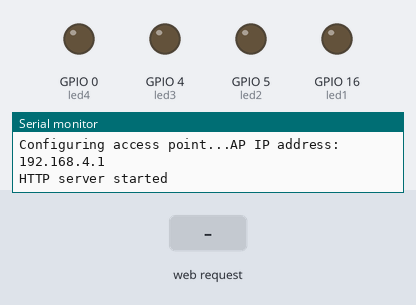
The sketch below on a simulated ESP8266 (NodeMCU). Shown: output pins drawn as LEDs (lit = HIGH), the last lines printed to the serial monitor. Inputs (shaded band) come from the test bench.

Above: at 2.2 s.
2.3 s: HTTP request GET /led1on received
At 3.4 s:
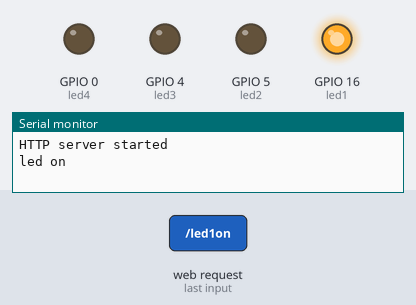
3.8 s: HTTP request GET /led2on received
At 4.5 s:
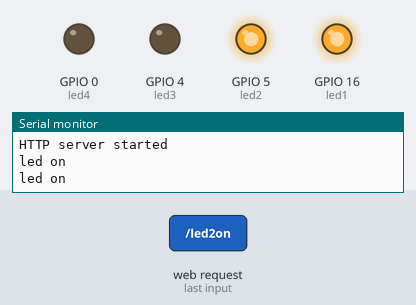
5.3 s: HTTP request GET /led1off received
At 5.7 s:
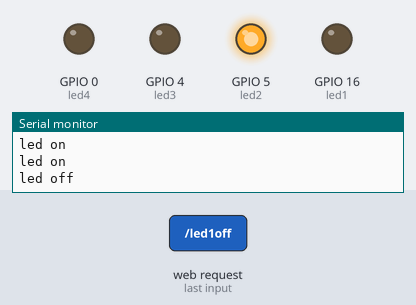
6.8 s: HTTP request GET /led3on received
At 8.0 s:
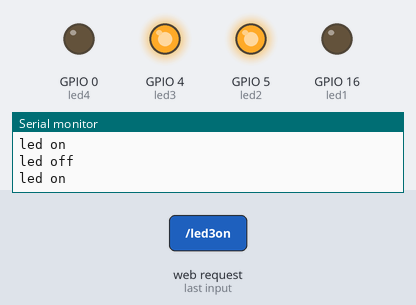
8.3 s: HTTP request GET /led2off received
At 9.2 s:
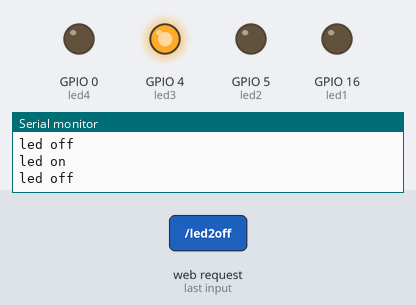
9.8 s: HTTP request GET /led4on received
At 10.3 s:
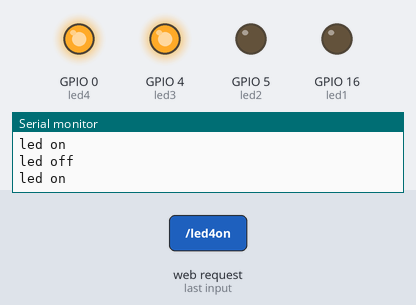
Timing chart, 0 to 12.3 s (numbered marks = the images above; inputs shaded):
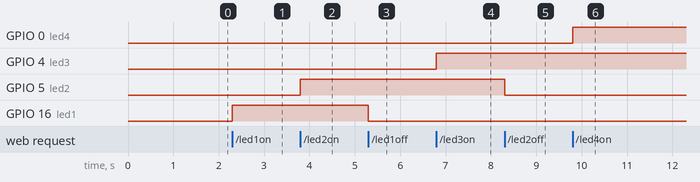

Measured:
- after the input at 2.3 s, GPIO 16 (led1): LOW → HIGH at once
- after the input at 3.8 s, GPIO 5 (led2): LOW → HIGH at once
- after the input at 5.3 s, GPIO 16 (led1): HIGH → LOW at once
- after the input at 6.8 s, GPIO 4 (led3): LOW → HIGH at once
- after the input at 8.3 s, GPIO 5 (led2): HIGH → LOW at once
- after the input at 9.8 s, GPIO 0 (led4): LOW → HIGH at once

The sketch:

webControl.ino
```cpp
#include <ESP8266WiFi.h>
#include <WiFiClient.h>
#include <ESP8266WebServer.h>
String html = R"***(
 <!DOCTYPE html>
<html>
<head>
<style>
.button {
  border: none;
  color: white;
  padding: 15px 32px;
  text-align: center;
  text-decoration: none;
  display: inline-block;
  font-size: 16px;
  margin: 4px 2px;
  cursor: pointer;
}

.button1 {background-color: #4CAF50;} /* Green */
.button2 {background-color: #008CBA;} /* Blue */
</style>
</head>
<body>
<a href="/led1on"> <button class="button button1">LED 1 ON</button></a>

<a href="/led1off"><button class="button button2">LED 1 OFF</button>
<br>
<a href="/led2on"><button class="button button1">LED 2 ON</button>
<a href="/led2off"><button class="button button2">LED 2 OFF</button>
<br>
<a href="/led3on"><button class="button button1">LED 3 ON</button>
<a href="/led3off"><button class="button button2">LED 3 OFF</button>
<br>
<a href="/led4on"><button class="button button1">LED 4 ON</button>
<a href="/led4off"><button class="button button2">LED 4 OFF</button>
<br>
<a href="/led5on"><button class="button button1">LED 5 ON</button>
<a href="/led5off"><button class="button button2">LED 5 OFF</button>

</body>
</html>
)***";
//--------------------------------------
//#define led 1
int led1 = 16;
int led2 = 5;
int led3 = 4;
int led4 = 0;
int led5 = 2;

const char* ssid = "for test";
IPAddress IPaddr (192, 168, 168, 168);
IPAddress IPmask(255, 255, 255, 0);
ESP8266WebServer server(80);
//--------------------------------------
void handleRoot()
{
  server.send(200, "text/html", html);
}
///=======1=======
void led1on()
{
  Serial.println("led on");
  digitalWrite(led1, 1);
  server.send(200, "text/html", html);
}
void led1off()
{
    Serial.println("led off");
  digitalWrite(led1, 0);
  server.send(200, "text/html", html);
}
///=======2=======
void led2on()
{
  Serial.println("led on");
  digitalWrite(led2, 1);
  server.send(200, "text/html", html);
}
void led2off()
{
    Serial.println("led off");
  digitalWrite(led2, 0);
  server.send(200, "text/html", html);
}
///=======3=======
void led3on()
{
  Serial.println("led on");
  digitalWrite(led3, 1);
  server.send(200, "text/html", html);
}
void led3off()
{
    Serial.println("led off");
  digitalWrite(led3, 0);
  server.send(200, "text/html", html);
}
///=======4=======
void led4on()
{
  Serial.println("led on");
  digitalWrite(led4, 1);
  server.send(200, "text/html", html);
}
void led4off()
{
    Serial.println("led off");
  digitalWrite(led4, 0);
  server.send(200, "text/html", html);
}
///=======5=======
void led5on()
{
  Serial.println("led on");
  digitalWrite(led5, 1);
  server.send(200, "text/html", html);
}
void led5off()
{
    Serial.println("led off");
  digitalWrite(led5, 0);
  server.send(200, "text/html", html);
}
//===============================================
void setup()
{
  pinMode(led1, OUTPUT);
  pinMode(led2, OUTPUT);
  pinMode(led3, OUTPUT);
  pinMode(led4, OUTPUT);
  delay(1000);
  Serial.begin(115200);
  Serial.println();
  Serial.print("Configuring access point...");
  WiFi.softAP(ssid);
//  WiFi.softAPConfig(IPaddr, IPaddr, IPmask);
  IPAddress myIP = WiFi.softAPIP();
  Serial.print("AP IP address: ");
  Serial.println(myIP);
  server.on("/", handleRoot);
  ///.........1
  server.on("/led1on", led1on);
  server.on("/led1off", led1off);
    ///.........2
  server.on("/led2on", led2on);
  server.on("/led2off", led2off);
    ///.........3
  server.on("/led3on", led3on);
  server.on("/led3off", led3off);
    ///.........4
  server.on("/led4on", led4on);
  server.on("/led4off", led4off);
      ///.........5
  server.on("/led5on", led5on);
  server.on("/led5off", led5off);

  server.begin();
  Serial.println("HTTP server started");
}
//===============================================
void loop()
{
  server.handleClient();
}
```
